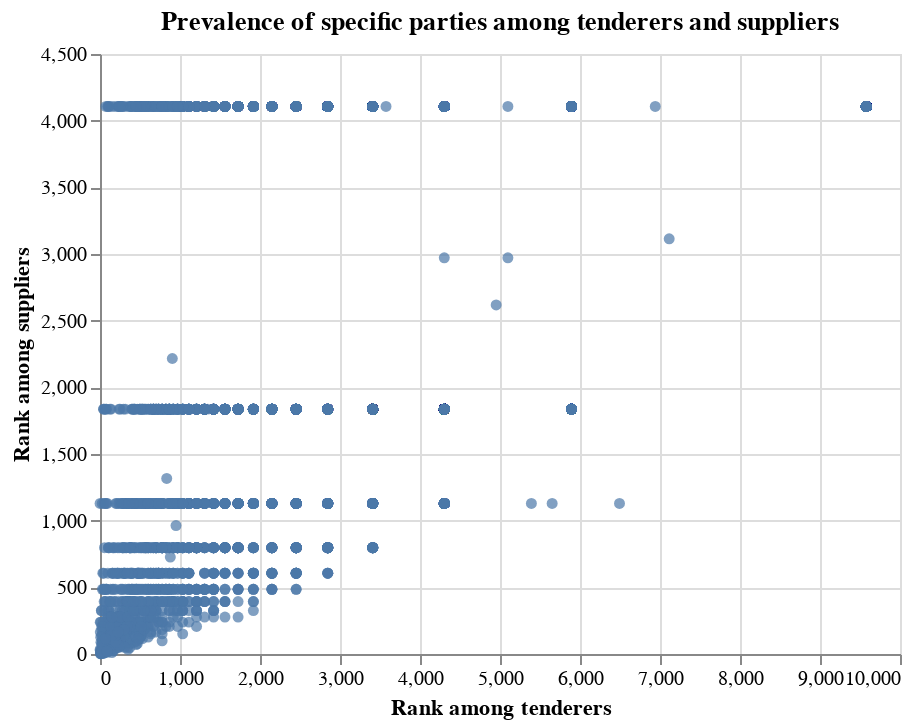

The notebook cell this image was saved under:
### Markdown cell above
### Insight

### Code cell
# plot tenderers' regions vs suppliers' regions
chart_ranks_roles = alt.Chart(
    data=roles_ranks.pivot_table(
        index='name', columns='role', values='rank'
    ).reset_index()
)\
.mark_circle()\
.encode(
    alt.X('tenderer:Q', title='Rank among tenderers'),
    alt.Y('supplier:Q', title='Rank among suppliers'),
    tooltip='name:N'
)\
.properties(
    title='Prevalence of specific parties among tenderers and suppliers'
)

save(chart_ranks_roles, './assets/roles_ranks.png')

chart_ranks_roles

### Figure 1 — Vega-Lite specification as saved in the notebook (floating-point values rounded to 4 significant figures; data arrays with more than 128 entries replaced by an {"elided": "..."} marker saying what was removed)
{"config": {"view": {"continuousWidth": 400, "continuousHeight": 300}}, "data": {"name": "data-a76f83ba1409f63f8834a74c65ca0f47"}, "mark": "circle", "encoding": {"tooltip": {"field": "name", "type": "nominal"}, "x": {"field": "tenderer", "title": "Rank among tenderers", "type": "quantitative"}, "y": {"field": "supplier", "title": "Rank among suppliers", "type": "quantitative"}}, "title": "Prevalence of specific parties among tenderers and suppliers", "$schema": "https://vega.github.io/schema/vega-lite/v4.17.0.json", "datasets": {"data-a76f83ba1409f63f8834a74c65ca0f47": {"elided": "14037 records"}}}
